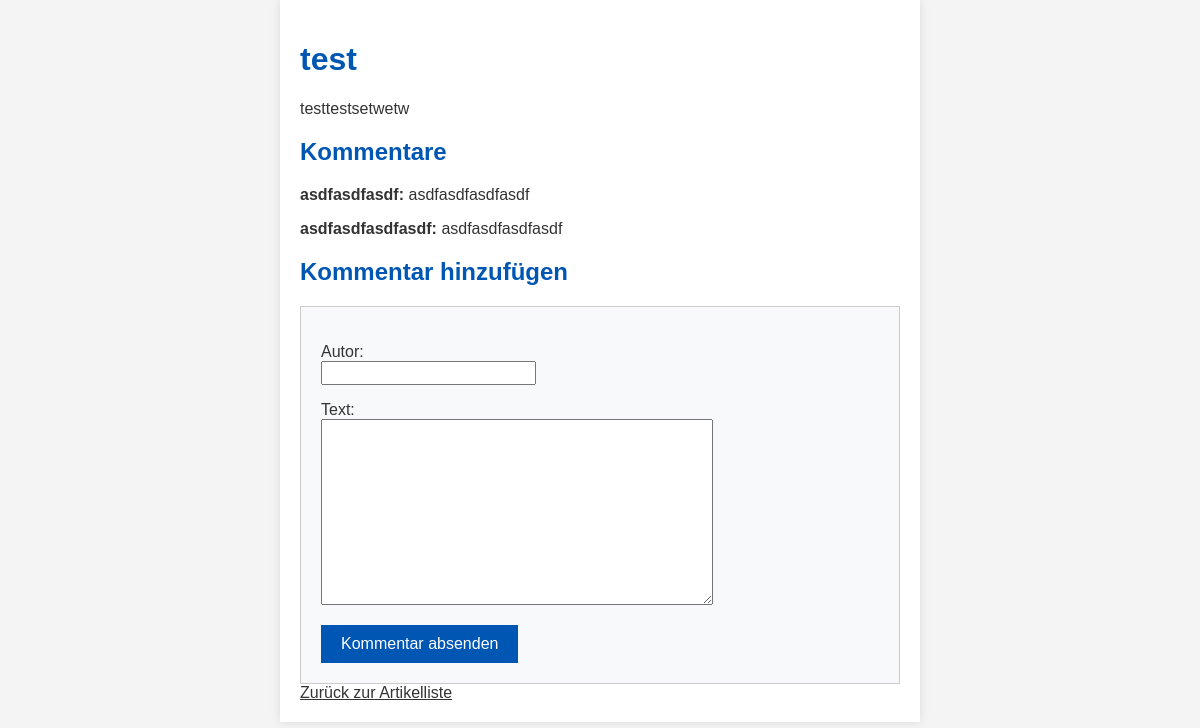
The app's page /article/1/ with its own data.
### blog/models.py (models this page shows, shortened)
class Article(models.Model):
    title = models.CharField(
        max_length=_TITLE_MAX_LENGTH,
        validators=[
            MinLengthValidator(
                _TITLE_MIN_LENGTH,
                message=f"Titel ist zu kurz (min. {_TITLE_MIN_LENGTH} Zeichen).",
            ),
        ],
    )
    content = models.TextField(
        validators=[
            MinLengthValidator(
                _CONTENT_MIN_LENGTH,
                message=f"Inhalt ist zu kurz (min. {_CONTENT_MIN_LENGTH} Zeichen).",
            ),
            MaxLengthValidator(
                _CONTENT_MAX_LENGTH,
                message=f"Inhalt ist zu lang (max. {_CONTENT_MAX_LENGTH} Zeichen).",
            ),
        ]
    )
    created_at = models.DateTimeField(auto_now_add=True)

class Comment(models.Model):
    article = models.ForeignKey(
        Article, on_delete=models.CASCADE, related_name="comments"
    )
    author = models.CharField(
        max_length=_AUTHOR_NAME_MAX_LENGTH,
        validators=[
            MinLengthValidator(
                _AUTHOR_NAME_MIN_LENGTH,
                message=f"Autorname ist zu kurz (min. {_AUTHOR_NAME_MIN_LENGTH} Zeichen).",
            ),
        ],
    )
    text = models.TextField(
        validators=[
            MinLengthValidator(
                _COMMENT_MIN_LENGTH,
                message=f"Kommentar ist zu kurz (min. {_COMMENT_MIN_LENGTH} Zeichen).",
            ),
            MaxLengthValidator(
                _COMMENT_MAX_LENGTH,
                message=f"Kommentar ist zu lang (max. {_COMMENT_MAX_LENGTH} Zeichen)",
            ),
        ]
    )
    created_at = models.DateTimeField(auto_now_add=True)

### blog/views.py (the view)
# urls.py: path("article/<int:pk>/", views.article_detail, name="article_detail"),
def article_detail(request, pk):
    article = get_object_or_404(Article, pk=pk)
    if request.method == "POST":
        form = CommentForm(request.POST)
        if form.is_valid():
            comment = form.save(commit=False)
            comment.article = article
            comment.save()
            return redirect("article_detail", pk=article.pk)
    else:
        form = CommentForm()
    return render(request, "article_detail.html", {"article": article, "form": form})

### blog/forms.py (shortened to what this page needs)
class CommentForm(forms.ModelForm):
    class Meta:
        model = Comment
        fields = ["author", "text"]
        labels = {"author": "Autor", "text": "Text"}

### blog/templates/article_detail.html (shortened to what this page needs)
{% load static %}
<!DOCTYPE html>
<html>
<head>
    <link rel="stylesheet" href="{% static 'style.css' %}">
</head>
<body>
    <div class="container">
        <h1>{{ article.title }}</h1>
        <p>{{ article.content }}</p>
        <h2>Kommentare</h2>
        <div>
            {% for comment in article.comments.all %}
            <p><strong>{{ comment.author }}:</strong> {{ comment.text }}</p>
            {% empty %}
            <p>Keine Kommentare vorhanden.</p>
            {% endfor %}
        </div>
        <h2>Kommentar hinzufügen</h2>
        <form method="post">
            {{ form.as_p }}
            <button type="submit">Kommentar absenden</button>
        </form>
        <a href="{% url 'article_list' %}">Zurück zur Artikelliste</a>
    </div>
</body>
</html>

### static/style.css (style rules this page uses)
body { font-family: 'Arial', sans-serif; margin: 0; padding: 0; background-color: #f4f4f4; }
.container { width: 50%; margin: 0 auto; padding: 20px; background-color: #fff; box-shadow: 0 0 10px rgba(0, 0, 0, 0.1); }
h1, h2 { color: #0056b3; }
p, a { color: #333; }
form { background-color: #f8f9fa; padding: 20px; border: 1px solid #ccc; }
button { background-color: #0056b3; color: #ffffff; border: none; padding: 10px 20px; cursor: pointer; font-size: 1em; }
label { display: block; }
input[type=text], textarea { font-size: 1em; }
textarea { font-family: inherit; }

### records on screen
Article: title "test", content "testtestsetwetw"
Comment: author "asdfasdfasdf", text "asdfasdfasdfasdf"
Comment: author "asdfasdfasdfasdf", text "asdfasdfasdfasdf"
